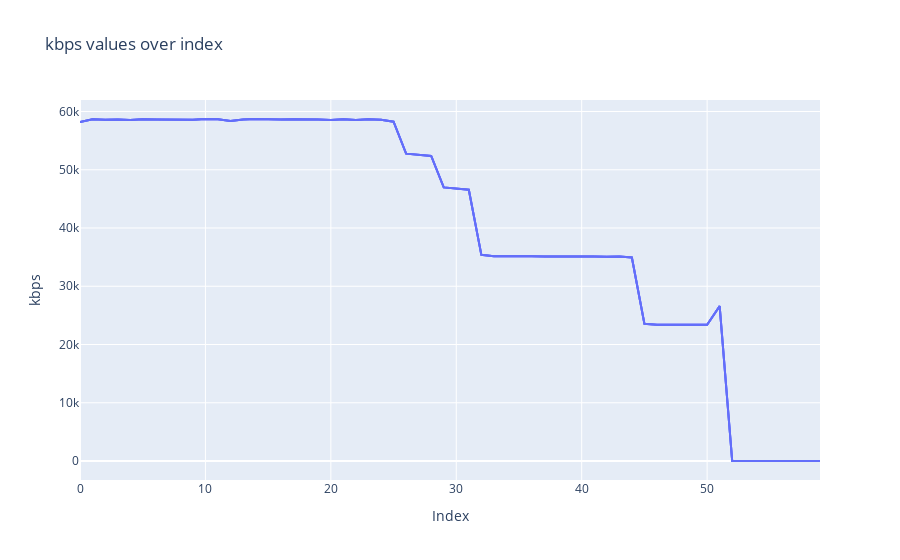

This figure's notebook cell:
### Code cell
udpClientDf_1['kbps'] = pd.to_numeric(udpClientDf_1['kbps'], errors='coerce')
udpClientDf_2['kbps'] = pd.to_numeric(udpClientDf_2['kbps'], errors='coerce')
udpClientDf_3['kbps'] = pd.to_numeric(udpClientDf_3['kbps'], errors='coerce')

fig = px.line(udpClientDf_1, x=udpClientDf_1.index, y='kbps', title='kbps values over index', labels={'index': 'Index', 'kbps': 'kbps'})
fig.add_trace(px.line(udpClientDf_2, x=udpClientDf_2.index, y='kbps').data[0])
fig.add_trace(px.line(udpClientDf_3, x=udpClientDf_3.index, y='kbps').data[0])
fig.update_layout(height=800)
fig.show()

### Figure 1 — Plotly figure (JSON) as saved in the notebook; plotly's stock layout.template omitted (floating-point values rounded to 4 significant figures)
{"data": [{"hovertemplate": "Index=%{x}<br>kbps=%{y}<extra></extra>", "legendgroup": "", "line": {"color": "#636efa", "dash": "solid"}, "marker": {"symbol": "circle"}, "mode": "lines", "name": "", "orientation": "v", "showlegend": false, "type": "scatter", "x": [0, 1, 2, 3, 4, 5, 6, 7, 8, 9, 10, 11, 12, 13, 14, 15, 16, 17, 18, 19, 20, 21, 22, 23, 24, 25, 26, 27, 28, 29, 30, 31, 32, 33, 34, 35, 36, 37, 38, 39, 40, 41, 42, 43, 44, 45, 46, 47, 48, 49, 50, 51, 52, 53, 54, 55, 56, 57, 58, 59], "xaxis": "x", "y": [58210.0, 58680.0, 58582, 58640.0, 58520.0, 58670.0, 58640.0, 58620.0, 58625, 58565, 58710.0, 58660.0, 58370.0, 58630.0, 58710.0, 58640.0, 58640.0, 58670.0, 58700.0, 58610.0, 58560.0, 58650.0, 58540.0, 58682, 58580.0, 58260.0, 52760.0, 52580.0, 52380.0, 46970.0, 46780.0, 46570.0, 35400.0, 35170.0, 35151, 35210.0, 35150.0, 35120.0, 35140.0, 35210.0, 35170.0, 35130.0, 35060.0, 35095, 34930.0, 23550.0, 23390.0, 23430.0, 23420.0, 23397, 23400.0, 26590.0, 0, 0, 0, 0, 0, 0, 0, 0], "yaxis": "y"}, {"hovertemplate": "index=%{x}<br>kbps=%{y}<extra></extra>", "legendgroup": "", "line": {"color": "#636efa", "dash": "solid"}, "marker": {"symbol": "circle"}, "mode": "lines", "name": "", "orientation": "v", "showlegend": false, "type": "scatter", "x": [0, 1, 2, 3, 4, 5, 6, 7, 8, 9, 10, 11, 12, 13, 14, 15, 16, 17, 18, 19, 20, 21, 22, 23, 24, 25, 26, 27, 28, 29, 30, 31, 32, 33, 34, 35, 36, 37, 38, 39, 40, 41, 42, 43, 44, 45, 46, 47, 48, 49, 50, 51, 52, 53, 54, 55, 56, 57, 58, 59], "xaxis": "x", "y": [58210.0, 58680.0, 58582, 58640.0, 58520.0, 58670.0, 58640.0, 58620.0, 58625, 58565, 58710.0, 58660.0, 58370.0, 58630.0, 58710.0, 58640.0, 58640.0, 58670.0, 58700.0, 58610.0, 58560.0, 58650.0, 58540.0, 58682, 58580.0, 58260.0, 52760.0, 52580.0, 52380.0, 46970.0, 46780.0, 46570.0, 35400.0, 35170.0, 35151, 35210.0, 35150.0, 35120.0, 35140.0, 35210.0, 35170.0, 35130.0, 35060.0, 35095, 34930.0, 23550.0, 23390.0, 23430.0, 23420.0, 23397, 23400.0, 26590.0, 0, 0, 0, 0, 0, 0, 0, 0], "yaxis": "y"}, {"hovertemplate": "index=%{x}<br>kbps=%{y}<extra></extra>", "legendgroup": "", "line": {"color": "#636efa", "dash": "solid"}, "marker": {"symbol": "circle"}, "mode": "lines", "name": "", "orientation": "v", "showlegend": false, "type": "scatter", "x": [0, 1, 2, 3, 4, 5, 6, 7, 8, 9, 10, 11, 12, 13, 14, 15, 16, 17, 18, 19, 20, 21, 22, 23, 24, 25, 26, 27, 28, 29, 30, 31, 32, 33, 34, 35, 36, 37, 38, 39, 40, 41, 42, 43, 44, 45, 46, 47, 48, 49, 50, 51, 52, 53, 54, 55, 56, 57, 58, 59], "xaxis": "x", "y": [58210.0, 58680.0, 58582, 58640.0, 58520.0, 58670.0, 58640.0, 58620.0, 58625, 58565, 58710.0, 58660.0, 58370.0, 58630.0, 58710.0, 58640.0, 58640.0, 58670.0, 58700.0, 58610.0, 58560.0, 58650.0, 58540.0, 58682, 58580.0, 58260.0, 52760.0, 52580.0, 52380.0, 46970.0, 46780.0, 46570.0, 35400.0, 35170.0, 35151, 35210.0, 35150.0, 35120.0, 35140.0, 35210.0, 35170.0, 35130.0, 35060.0, 35095, 34930.0, 23550.0, 23390.0, 23430.0, 23420.0, 23397, 23400.0, 26590.0, 0, 0, 0, 0, 0, 0, 0, 0], "yaxis": "y"}], "layout": {"autosize": true, "legend": {"tracegroupgap": 0}, "title": {"text": "kbps values over index"}, "xaxis": {"anchor": "y", "autorange": true, "domain": [0, 1], "range": [0, 59], "title": {"text": "Index"}, "type": "linear"}, "yaxis": {"anchor": "x", "autorange": true, "domain": [0, 1], "range": [-3262.0, 61980.0], "title": {"text": "kbps"}, "type": "linear"}}}
